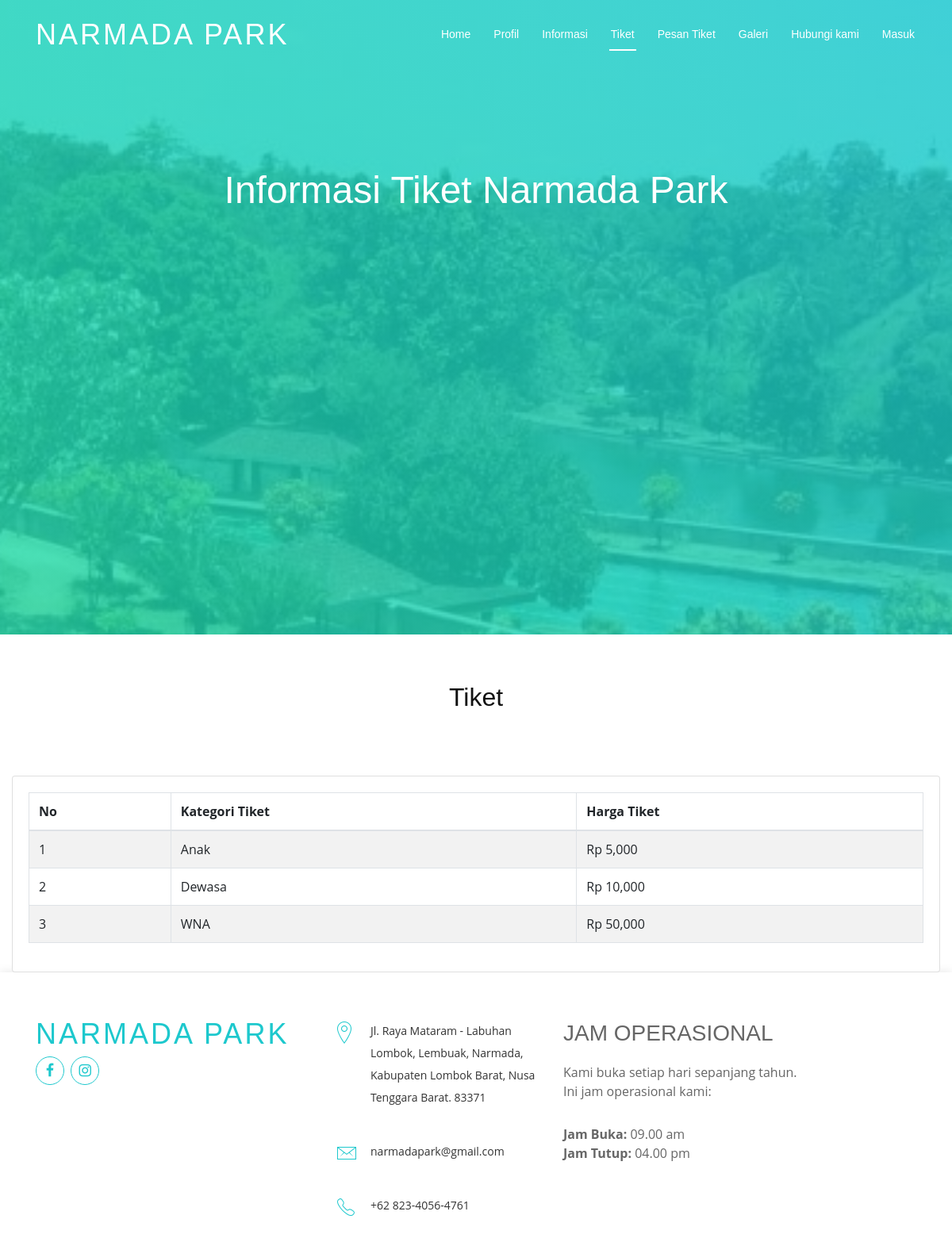
The app's page /index.php/user/tiket_user with its own data.
### tables this page shows
CREATE TABLE `tabel_tiket` (
  `id_tiket` varchar(50) NOT NULL,
  `kategori` varchar(50) NOT NULL,
  `harga` varchar(50) NOT NULL
);

### application/controllers/user/Tiket_user.php (called while the page is built, shortened)
<?php
class Tiket_user extends CI_Controller {
	public function __construct()
	{
		$this->load->model('Tiket_model');
	}
	public function index()
	{
		$tiket = $this->Tiket_model->listing();
		$data = array('title' => 'Data Tiket',
			'tiket' => $tiket,
			'isi'	=> 'tiket/list'
		);
		$this->load->view('user/tiket_user', $data, FALSE);
	}
}

### index.php (called while the page is built, shortened)
<?php
require_once BASEPATH.'core/CodeIgniter.php';

### application/models/Tiket_model.php (called while the page is built, shortened)
<?php
class Tiket_model extends CI_Model {
	public function listing()
	{
		$this->db->select('*');
		$this->db->from('tabel_tiket');
		$this->db->order_by('id_tiket','asc');
		$query = $this->db->get();
		return $query->result();
	}
}

### application/views/user/tiket_user.php (the view, shortened to what this page needs)
<head>
  <link href="<?php echo base_url('') ?>assets/assets/vendor/bootstrap/css/bootstrap.min.css" rel="stylesheet">
  <link href="<?php echo base_url('') ?>assets/assets/vendor/ionicons/css/ionicons.min.css" rel="stylesheet">
  <link href="<?php echo base_url('') ?>assets/assets/vendor/animate.css/animate.min.css" rel="stylesheet">
  <link rel="stylesheet" href="<?php echo base_url() ?>assets/admin/plugins/overlayScrollbars/css/OverlayScrollbars.min.css">
  <link href="<?php echo base_url('') ?>assets/assets/vendor/font-awesome/css/font-awesome.min.css" rel="stylesheet">
  <link href="<?php echo base_url('') ?>assets/assets/vendor/venobox/venobox.css" rel="stylesheet">
  <link href="<?php echo base_url('') ?>assets/assets/css/style.css" rel="stylesheet">
</head>
 <header id="header" class="header-transparent">
    <div class="container">
      <div id="logo" class="pull-left">
        <h1><a href="index.html" class="scrollto">NARMADA PARK</a></h1>
      </div>
      <nav id="nav-menu-container">
        <ul class="nav-menu">
          <li><a href="<?php echo base_url('user') ?>">Home</a></li>
          <li><a href="#about">Profil</a></li>
          <li><a href="#features">Informasi</a></li>
          <li  class="menu-active"><a href="<?php echo base_url('user/Tiket_user') ?>">Tiket</a></li>
          <li><a href="<?php echo base_url('user/Pengunjung_user') ?>">Pesan Tiket</a></li>
          <li><a href="#gallery">Galeri</a></li>
          <li><a href="#contact">Hubungi kami</a></li>
          <li><a href="<?= base_url('Login')?>">Masuk</a></li>
        </ul>
      </nav>
    </div>
  </header>
  <section id="intro">
    <div class="intro-text">
      <h2>Informasi Tiket Narmada Park</h2>
    </div>
  </section>
    <section id="faq">
      <div class="container">
        <div class="section-header">
          <h3 class="section-title">Tiket</h3>
        </div>
    </section>
<section class="content">
  <div class="container-fluid">
    <div class="row">
      <div class="col-12">
        <div class="card">
          <div class="card-body">
            <table id="example1" class="table table-bordered table-striped">
              <thead>
                <tr>
                  <th>No</th>
                  <th>Kategori Tiket</th>
                  <th>Harga Tiket</th>
                </tr>
              </thead>
              <tbody>
                <?php $no=1; foreach ($tiket as $tiket){ ?>
                  <tr>
                    <td><?php echo $no ?></td>
                    <td><?php echo $tiket->kategori ?></td>
                    <td><?php echo 'Rp ' . number_format ($tiket->harga) ?></td>
                  </tr>
                  <?php $no++; } ?>
                </tbody>
              </table>
            </div>
          </div>
        </section>
    <section id="contact">
      <div class="container">
        <div class="row wow fadeInUp">
          <div class="col-lg-4 col-md-4">
            <div class="contact-about">
              <h3>Narmada Park</h3>
              <div class="social-links">
                <a href="#" class="facebook"><i class="fa fa-facebook"></i></a>
                <a href="#" class="instagram"><i class="fa fa-instagram"></i></a>
              </div>
            </div>
          </div>
          <div class="col-lg-3 col-md-4">
            <div class="info">
              <div>
                <i class="ion-ios-location-outline"></i>
                <p>Jl. Raya Mataram - Labuhan Lombok, Lembuak, Narmada, Kabupaten Lombok Barat, Nusa Tenggara Barat. 83371</p>
              </div>
              <div>
                <i class="ion-ios-email-outline"></i>
                <p>narmadapark@gmail.com</p>
              </div>
              <div>
                <i class="ion-ios-telephone-outline"></i>
                <p>+62 823-4056-4761</p>
              </div>
            </div>
          </div>
         <div class="col-lg-4 col-md-4">
            <div class="textwidget">
              <h3>JAM OPERASIONAL</h3>
              <p>Kami buka setiap hari sepanjang tahun.<br/> Ini jam operasional kami:<br /></p>
                  <strong>Jam Buka:</strong> 09.00 am<br />
                  <strong>Jam Tutup:</strong> 04.00 pm<br />
            </div>
          </div>
        </div>
      </div>
    </section>

### assets/assets/css/style.css (style rules this page uses)
a { color: #1dc8cd; transition: 0.5s; }
p { padding: 0; margin: 0 0 30px 0; }
h1, h2, h3, h4, h5, h6 { font-family: "Montserrat", sans-serif; font-weight: 400; margin: 0 0 20px 0; padding: 0; }
#header { padding: 30px 0; height: 92px; position: fixed; left: 0; top: 0; right: 0; transition: all 0.5s; z-index: 997; background: linear-gradient(45deg, #1de099, #1dc8cd); }
#header #logo { float: left; }
#header #logo h1 { font-size: 36px; margin: -4px 0 0 0; padding: 0; line-height: 1; display: inline-block; font-family: "Montserrat", sans-serif; font-weight: 300; letter-spacing: 3px; text-transform: uppercase; }
#header #logo h1 a, #header #logo h1 a:hover { color: #fff; }
#header.header-transparent { background: transparent; }
#intro { width: 100%; height: 100vh; background: linear-gradient(45deg, rgba(29, 224, 153, 0.8), rgba(29, 200, 205, 0.8)), url("../img/intro-bg.jpg") center top no-repeat; background-size: cover; position: relative; }
@media (min-width: 1025px) { #intro { background-attachment: fixed; } }
#intro .intro-text { position: absolute; left: 0; top: 60px; right: 0; height: calc(50% - 60px); display: flex; align-items: center; justify-content: center; text-align: center; flex-direction: column; }
#intro h2 { margin: 30px 0 10px 0; padding: 0 15px; font-size: 48px; font-weight: 400; line-height: 56px; color: #fff; }
.nav-menu, .nav-menu * { margin: 0; padding: 0; list-style: none; }
.nav-menu li { position: relative; white-space: nowrap; }
.nav-menu > li { float: left; }
#nav-menu-container { float: right; margin: 0; }
.nav-menu a { padding: 0 2px 10px 2px; text-decoration: none; display: inline-block; color: #fff; font-family: "Montserrat", sans-serif; font-weight: 400; font-size: 14px; outline: none; }
.nav-menu > li { margin-left: 25px; }
.nav-menu > li > a:before { content: ""; position: absolute; width: 100%; height: 2px; bottom: 0; left: 0; background-color: #fff; visibility: hidden; transform: scaleX(0); transition: all 0.3s ease-in-out 0s; }
.nav-menu a:hover:before, .nav-menu li:hover > a:before, .nav-menu .menu-active > a:before { visibility: visible; transform: scaleX(1); }
.section-header .section-title { font-size: 32px; color: #111; text-align: center; font-weight: 400; }
#faq { padding: 60px 0; overflow: hidden; }
#contact { box-shadow: 0px 0px 12px 0px rgba(0, 0, 0, 0.1); padding: 60px 0; overflow: hidden; }
#contact .contact-about h3 { font-size: 36px; margin: 0 0 10px 0; padding: 0; line-height: 1; font-family: "Montserrat", sans-serif; font-weight: 300; letter-spacing: 3px; text-transform: uppercase; color: #1dc8cd; }
#contact .social-links { padding-bottom: 20px; }
#contact .social-links a { font-size: 18px; display: inline-block; background: #fff; color: #1dc8cd; line-height: 1; padding: 8px 0; margin-right: 4px; border-radius: 50%; text-align: center; width: 36px; height: 36px; transition: 0.3s; border: 1px solid #1dc8cd; }
#contact .info { color: #333333; }
#contact .info i { font-size: 32px; color: #1dc8cd; float: left; line-height: 1; }
#contact .info p { padding: 0 0 10px 42px; line-height: 28px; font-size: 14px; }

### records on screen
tabel_tiket: kategori "Anak", harga "5,000"
tabel_tiket: kategori "Dewasa", harga "10,000"
tabel_tiket: kategori "WNA", harga "50,000"
